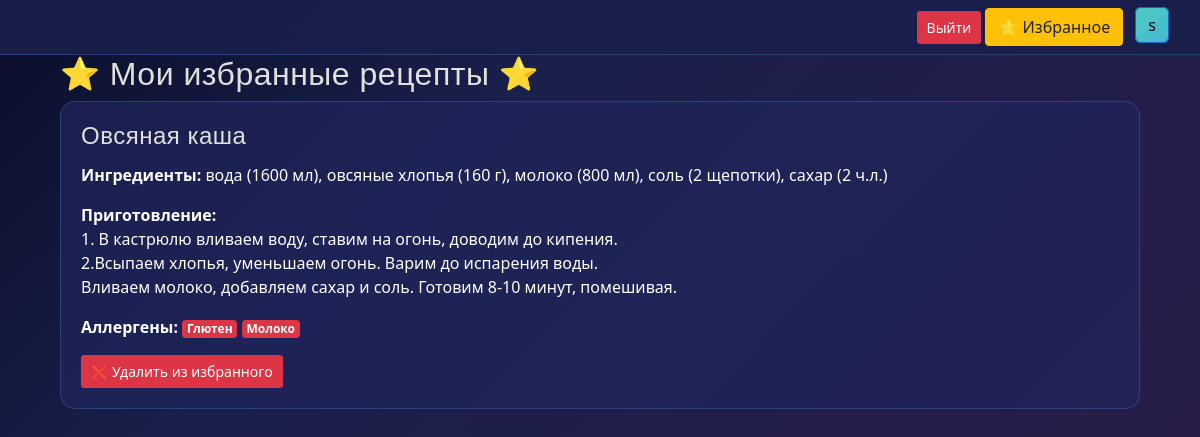
/favourites (signed in), run on the app's committed database.
### data/users.py (models this page shows, shortened)
class User(SqlAlchemyBase, UserMixin):
    __tablename__ = 'users'
    id = sqlalchemy.Column(sqlalchemy.Integer, primary_key=True, autoincrement=True)
    name = sqlalchemy.Column(sqlalchemy.String, nullable=True)
    email = sqlalchemy.Column(sqlalchemy.String, index=True, unique=True, nullable=True)
    hashed_password = sqlalchemy.Column(sqlalchemy.String, nullable=True)
    created_date = sqlalchemy.Column(sqlalchemy.DateTime, default=datetime.datetime.now)
    favourite_recipes = orm.relationship(
        'Recipes',
        secondary='favourites',
        backref='favourited_by_users'
    )

### data/recipes.py (models this page shows)
class Recipes(SqlAlchemyBase):
    __tablename__ = 'recipes'
    id = sqlalchemy.Column(sqlalchemy.Integer,
                           primary_key=True, autoincrement=True)
    title = sqlalchemy.Column(sqlalchemy.String, nullable=True)
    content = sqlalchemy.Column(sqlalchemy.String, nullable=True)
    ingredients = sqlalchemy.Column(sqlalchemy.String, nullable=True)
    category = sqlalchemy.Column(sqlalchemy.String, nullable=True)
    user_id = sqlalchemy.Column(sqlalchemy.Integer, sqlalchemy.ForeignKey('users.id'))
    user = orm.relationship('User')
    allergens = orm.relationship('Allergen', secondary='recipe_allergen', backref='recipes')

### data/allergens.py (models this page shows)
class Allergen(SqlAlchemyBase):
    __tablename__ = 'allergens'
    id = sqlalchemy.Column(sqlalchemy.Integer,
                           primary_key=True, autoincrement=True)
    title = sqlalchemy.Column(sqlalchemy.String, nullable=True)

### main.py (the view)
@app.route('/favourites')
@login_required
def favourites():
    db_sess = db_session.create_session()
    try:
        user = db_sess.query(User).get(current_user.id)
        favourite_recipes = user.favourite_recipes
        return render_template('favourites.html', recipes=favourite_recipes)
    finally:
        db_sess.close()

### data/db_session.py (called while the page is built)
def create_session() -> Session:
    global __factory
    return __factory()

### main.py (called while the page is built)
@login_manager.user_loader
def load_user(user_id):
   db_sess = db_session.create_session()
   return db_sess.query(User).get(user_id)

### templates/favourites.html
{% extends "base.html" %}
{% block content %}
<div class="container">
    <h2>⭐ Мои избранные рецепты ⭐</h2>
    {% if recipes %}
        <div class="recipes">
            {% for recipe in recipes %}
            <div class="recipe-card card mb-3">
                <div class="card-body">
                    <h4 class="card-title">{{ recipe.title }}</h4>
                    <p class="card-text"><strong>Ингредиенты:</strong> {{ recipe.ingredients }}</p>
                    <p class="card-text"><strong>Приготовление:</strong><br>{{ recipe.content | replace('\n', '<br>') | safe }}</p>
                    <p class="card-text"><strong>Аллергены:</strong>
                        {% if recipe.allergens %}
                            {% for allergen in recipe.allergens %}
                                <span class="badge badge-danger">{{ allergen.title }}</span>
                            {% endfor %}
                        {% else %}
                            <span class="text-success">нет</span>
                        {% endif %}
                    </p>
                    <a href="/remove_from_favourites/{{ recipe.id }}" class="btn btn-outline-danger btn-sm">
                        ❌ Удалить из избранного
                    </a>
                </div>
            </div>
            {% endfor %}
        </div>
    {% else %}
        <div class="alert alert-info">
            <h5>У вас пока нет избранных рецептов</h5>
            <p>Перейдите в <a href="/">разделы с рецептами</a> и добавьте понравившиеся!</p>
        </div>
    {% endif %}
</div>
{% endblock %}

### templates/base.html (shortened to what this page needs)
<!doctype html>
<html lang="en">
<head>
    <link rel="stylesheet"
          href="https://stackpath.bootstrapcdn.com/bootstrap/4.4.1/css/bootstrap.min.css"
>
</head>
<body>
<header>
    <nav class="navbar bg-body-tertiary">
        <div class="container-fluid">
            {% if current_user.is_authenticated %}
                <div>
                    <a class="btn btn-outline-danger btn-sm" href="/logout">Выйти</a>
                    <a href="/favourites" class="btn btn-warning">⭐ Избранное</a>
                    <span class="user-name-custom ml-2">{{ current_user.name }}</span>
                </div>
            {% else %}
                <div>
                    <a class="btn btn-info" href="/register">Зарегистрироваться</a>
                    <a class="btn btn-success" href="/login">Войти</a>
                </div>
            {% endif %}
        </div>
    </nav>
</header>
<main role="main" class="container">
    {% block content %}{% endblock %}
</main>
</body>
</html>

### templates/base.html (style rules this page uses)
body { background: linear-gradient(135deg, #0a0e2a 0%, #1a1f4b 30%, #2c1b47 100%); color: #e0e1dd; font-family: 'Segoe UI', sans-serif; min-height: 100vh; margin: 0; padding: 0; }
.card { background: rgba(32, 38, 92, 0.7) !important; border: 1px solid rgba(74, 144, 226, 0.3) !important; border-radius: 15px !important; color: white !important; }
h1, h2, h3, h4 { color: #e0e1dd; font-family: 'Orbitron', sans-serif; letter-spacing: 0.5px; }
.navbar { background: rgba(26, 31, 75, 0.95) !important; backdrop-filter: blur(10px); border-bottom: 1px solid rgba(74, 144, 226, 0.3); }
.btn-outline-danger { background-color: #dc3545 !important; color: white !important; border-color: #dc3545 !important; border-width: 2px !important; }
.user-name-custom { background: linear-gradient(135deg, #4ecdc4, #45b7d1) !important; color: #000000 !important; padding: 6px 12px; border-radius: 6px; border: 1px solid #1565c0; font-weight: 500; text-shadow: none !important; }

### data on the page
User: name "s"
Recipes: title "Овсяная каша", ingredients "вода (1600 мл), овсяные хлопья (160 г), молоко (800 мл), соль (2 щепотки), сахар (2 ч.л.)", content "1. В кастрюлю вливаем воду, ставим на огонь, доводим до кипения. 2.Всыпаем хлопья, уменьшаем огонь. Варим до испарения воды. Вливаем молоко, добавляем сахар и соль. Готовим 8-10 минут, помешивая."
Allergen: title "Глютен"
Allergen: title "Молоко"
